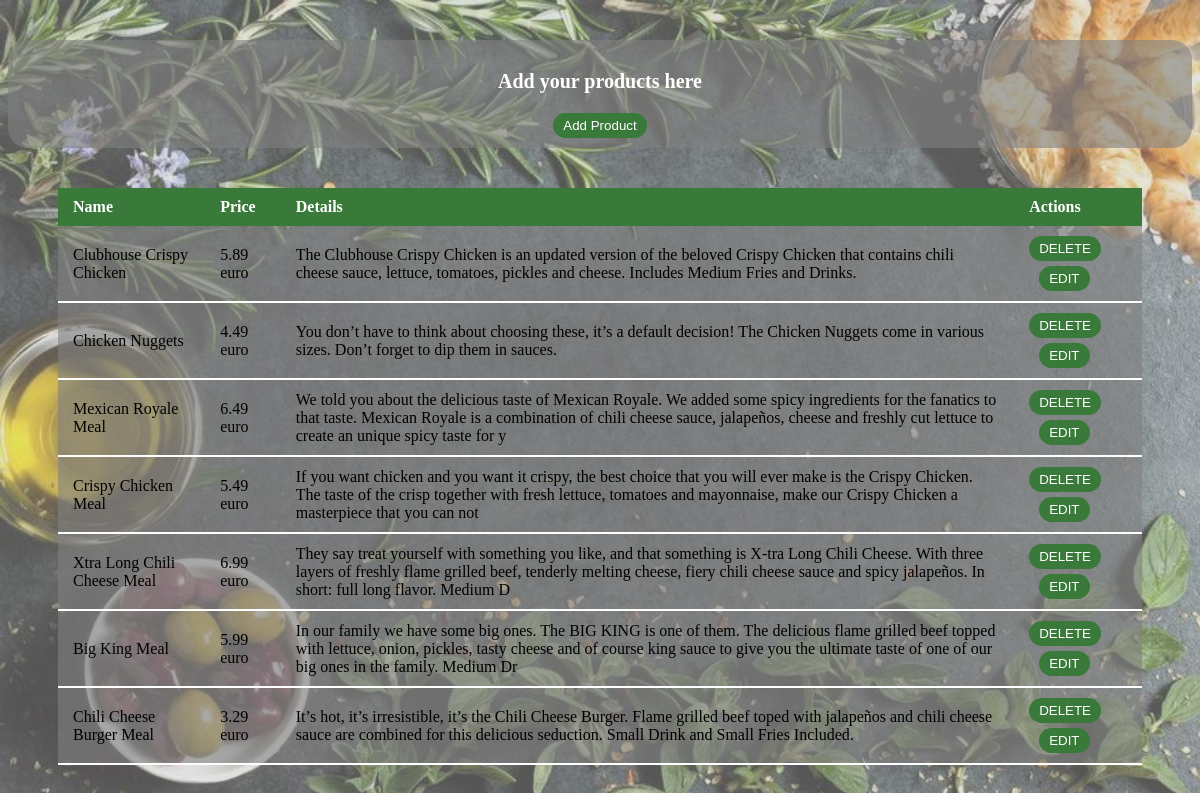
Screenshot of /displayProducts.php with the database file from the repository.
### tables this page shows
CREATE TABLE `products` (
  `id` int(255) NOT NULL,
  `name` varchar(255) NOT NULL,
  `price` varchar(255) NOT NULL,
  `details` varchar(255) NOT NULL
);

### connection.php (called while the page is built)
<?php
    class dbConnect{
    private $conn =null;
    private $host = 'localhost';
    private $dbname = 'ubereats_db';
    private $username = 'root';
    private $password = '';
    public function connectDB(){
     try {
     $this->conn = new PDO("mysql:host=$this->host;dbname=$this->dbname",
     $this->username, $this->password);
     $this->conn->setAttribute(PDO::ATTR_ERRMODE,PDO::ERRMODE_EXCEPTION)."<br/>";
     $this->conn->setAttribute(PDO::FETCH_BOUND,PDO::FETCH_BOTH);
    }catch(PDOException $pdoe) {
    die("Nuk mund të lidhej me bazën e të dhënave{$this->dbname}:". $pdoe->getMessage());
  }
  return $this->conn;
  }
}
?>

### products.php (called while the page is built, shortened)
<?php
   require_once('connection.php');
   class products extends dbConnect {
     protected $dbconn;
     public function __construct($id='', $name='',
      $price='', $details='')
      {
         $this->dbconn=$this->connectDB();
      }
      public function readProducts(){
         $sql='SELECT * FROM products';
         $stm=$this->dbconn->prepare($sql);
         $stm->execute();
         $rezultati=$stm->fetchAll(PDO::FETCH_ASSOC);
         return $rezultati;
      }
  }
?>

### displayProducts.php (the view, shortened to what this page needs)
<?php
   require_once('products.php');
   $dhenat=new products();
   $all=$dhenat->readProducts();
?>
<!DOCTYPE html>
<html>
<head>
</head>
<body>
   <div>
     <header>
       <h3 class="h3"> Add your products here </h3>
       <a class="a" href="insertProducts.php"><button> Add Product </Button></a>
     </header>
     <table  class="kontenti" style="margin-left:50px; margin-right:50px;">
     <thead>
          <tr>
             <th>Name</th>
             <th>Price</th>
             <th>Details</th>
             <th>Actions</th>
           </tr>
     </thead>
     <tbody>
          <tr>
               <?php
                  foreach($all as $key=>$value){
                ?>
                <td><?php echo $value['name']?> </td>
                <td><?php echo $value['price']?> </td>
                <td><?php echo $value['details']?> </td>
                <td><a href="deleteProducts.php?id=<?php echo $value['id']?>">
                <button style="border: none;
                          border-radius: 20px;
                          padding: 5px;
                          padding-left: 10px;
                          padding-right: 10px;
                          cursor: pointer;
                          background-color: rgb(57, 121, 57);
                          color: white;"> DELETE </button> </a>
                    <a href="editProducts.php?id=<?php echo $value['id']?>"><button
                     style="margin-top:5px;
                          margin-left:10px;
                          border: none;
                          border-radius: 20px;
                          padding: 5px;
                          padding-left: 10px;
                          padding-right: 10px;
                          cursor: pointer;
                          background-color: rgb(57, 121, 57);
                          color: white;"> EDIT </button> </td></a>
          </tr>
      </tbody>
     <?php
        }
      ?>
      </table>
  </div>
</body>
</html>

### displayProducts.php (style rules this page uses)
body { background-image: url(backgroundfood.jpg); background-repeat: no-repeat; background-size: cover; font-family:Salina-Trial Medium; }
header { background-color:rgba(128, 128, 128, 0.594); border-radius: 20px; padding-top: 10px; padding-bottom: 10px; margin-top: 40px; margin-bottom: 40px; }
.h3 { display: flex; justify-content: center; font-size: 20px; align-items: center; color: white; }
.a { display: flex; justify-content: center; text-decoration: none; }
.a button { border: none; border-radius: 20px; padding: 5px; padding-left: 10px; padding-right: 10px; cursor: pointer; background-color: rgb(57, 121, 57); color: white; }
.kontenti { border-collapse: collapse; background-color: rgba(128, 128, 128, 0.594); margin: 25px 0; min-width: 400px; }
.kontenti thead tr { background-color: rgb(57, 121, 57); color: white; text-align: left; padding-right: 15px; border-radius: 25px; }
.kontenti tbody tr { border-bottom: 2px solid white ; }
.kontenti th { padding: 10px 15px; }
.kontenti td { padding: 10px 15px; }

### rows the page displays
products: name "Clubhouse Crispy Chicken", price "5.89 euro", details "The Clubhouse Crispy Chicken is an updated version of the beloved Crispy Chicken that contains chili cheese sauce, lettuce, tomatoes, pickles and cheese. Includes Medium Fries and Drinks."
products: name "Chicken Nuggets", price "4.49 euro", details "You don’t have to think about choosing these, it’s a default decision! The Chicken Nuggets come in various sizes. Don’t forget to dip them in sauces."
products: name "Mexican Royale Meal", price "6.49 euro", details "We told you about the delicious taste of Mexican Royale. We added some spicy ingredients for the fanatics to that taste. Mexican Royale is a combination of chili cheese sauce, jalapeños, cheese and freshly cut lettuce to create an unique spicy taste for y"
products: name "Crispy Chicken Meal", price "5.49 euro", details "If you want chicken and you want it crispy, the best choice that you will ever make is the Crispy Chicken. The taste of the crisp together with fresh lettuce, tomatoes and mayonnaise, make our Crispy Chicken a masterpiece that you can not"
products: name "Xtra Long Chili Cheese Meal", price "6.99 euro", details "They say treat yourself with something you like, and that something is X-tra Long Chili Cheese. With three layers of freshly flame grilled beef, tenderly melting cheese, fiery chili cheese sauce and spicy jalapeños. In short: full long flavor. Medium D"
products: name "Big King Meal", price "5.99 euro", details "In our family we have some big ones. The BIG KING is one of them. The delicious flame grilled beef topped with lettuce, onion, pickles, tasty cheese and of course king sauce to give you the ultimate taste of one of our big ones in the family. Medium Dr"
products: name "Chili Cheese Burger Meal", price "3.29 euro", details "It’s hot, it’s irresistible, it’s the Chili Cheese Burger. Flame grilled beef toped with jalapeños and chili cheese sauce are combined for this delicious seduction. Small Drink and Small Fries Included."
